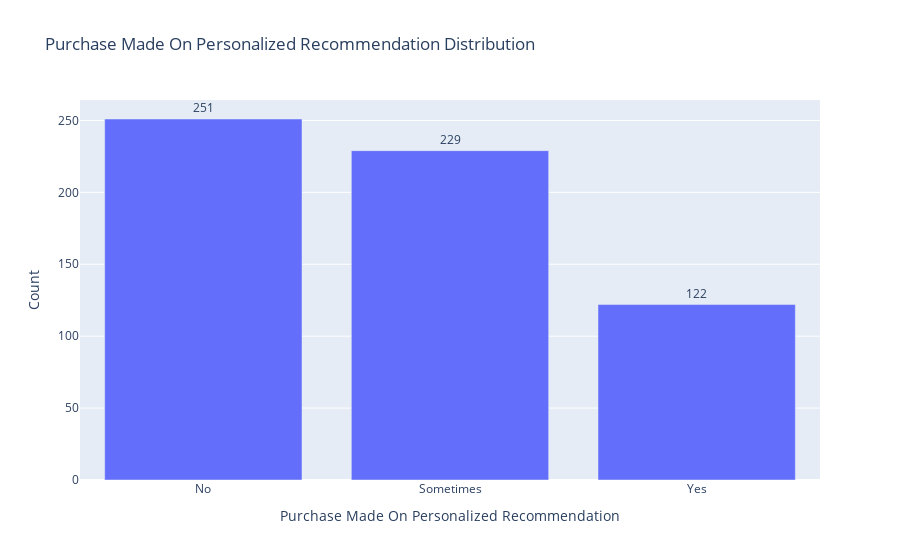
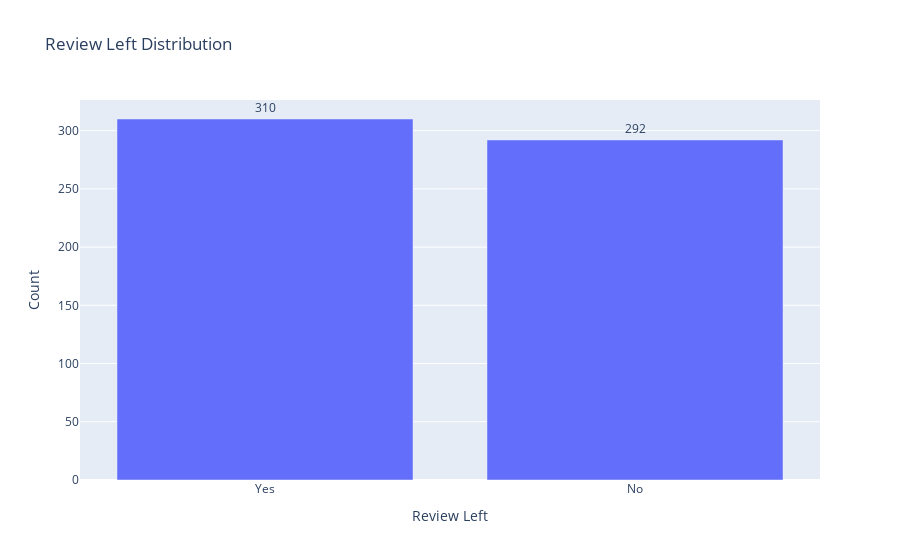

The cell these charts' notebook holds for them, in order:
### Code cell
# -------------------------
# BOOLEAN / YES-NO VARIABLES
# -------------------------
bool_cols = [
    'Purchase_made_on_Personalized_Recommendation',
    'Review_Left'
]

for col in bool_cols:
    bool_counts = (
        df[col]
        .value_counts()
        .rename_axis(col.replace("_"," ").title())
        .reset_index(name='Count')
    )
    x_col = bool_counts.columns[0]
    fig = px.bar(
        bool_counts,
        x=x_col,
        y='Count',
        title=f'{col.replace("_"," ").title()} Distribution',
        text='Count'
    )
    fig.update_traces(textposition='outside')
    fig.show()

### Figure 1 — Plotly figure (JSON) as saved in the notebook; plotly's stock layout.template omitted (floating-point values rounded to 4 significant figures)
{"data": [{"hovertemplate": "Purchase Made On Personalized Recommendation=%{x}<br>Count=%{text}<extra></extra>", "legendgroup": "", "marker": {"color": "#636efa", "pattern": {"shape": ""}}, "name": "", "orientation": "v", "showlegend": false, "text": [251.0, 229.0, 122.0], "textposition": "outside", "type": "bar", "x": ["No", "Sometimes", "Yes"], "xaxis": "x", "y": [251, 229, 122], "yaxis": "y"}], "layout": {"barmode": "relative", "legend": {"tracegroupgap": 0}, "title": {"text": "Purchase Made On Personalized Recommendation Distribution"}, "xaxis": {"anchor": "y", "domain": [0, 1], "title": {"text": "Purchase Made On Personalized Recommendation"}}, "yaxis": {"anchor": "x", "domain": [0, 1], "title": {"text": "Count"}}}}

### Figure 2 — Plotly figure (JSON) as saved in the notebook; plotly's stock layout.template omitted (floating-point values rounded to 4 significant figures)
{"data": [{"hovertemplate": "Review Left=%{x}<br>Count=%{text}<extra></extra>", "legendgroup": "", "marker": {"color": "#636efa", "pattern": {"shape": ""}}, "name": "", "orientation": "v", "showlegend": false, "text": [310.0, 292.0], "textposition": "outside", "type": "bar", "x": ["Yes", "No"], "xaxis": "x", "y": [310, 292], "yaxis": "y"}], "layout": {"barmode": "relative", "legend": {"tracegroupgap": 0}, "title": {"text": "Review Left Distribution"}, "xaxis": {"anchor": "y", "domain": [0, 1], "title": {"text": "Review Left"}}, "yaxis": {"anchor": "x", "domain": [0, 1], "title": {"text": "Count"}}}}
